Frame 1 (no input): blank canvas, image omitted
Frame 60 (the mouse pressed at the canvas centre just before this capture): blank canvas, image omitted
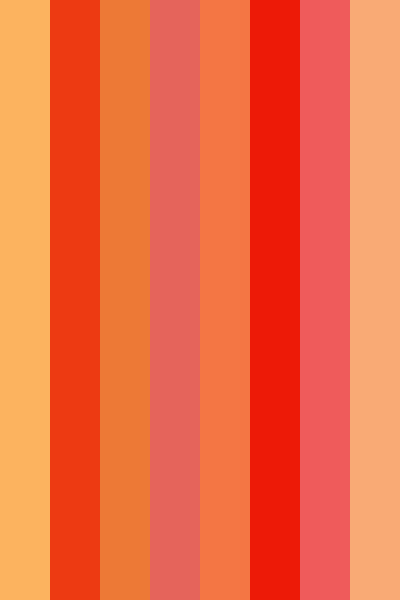
Frame 120 (the mouse held since frame 60 and released just before this capture)

The Processing sketch whose frames 1 and 60 were blank and that drew this single picture after the mouse press (run headless with seeded random() and noise(); from frame 60 on, the mouse is pressed at the canvas centre):

// Processing sketch: couleur_ECV_8_palette
// ── couleur_ECV_8_palette.pde
int num_band = 8;
int [] couleur = new int[num_band];
int start_pos = 0;

void setup() {
  size(400,600);
  colorMode(HSB,360,100,100,100);
  noStroke();
  println("setup()");
  printArray(couleur);
}

void draw() {
  start_pos = 0;
  int largeur = width / num_band;
  for(int i = 0 ; i < num_band ; i++) {
    bande_de_couleur(couleur[i],largeur);
  }
}
  
void mousePressed() {
  // take care to send value in the range of the colorMode
  palette(0,50, 50,100, 90,100);
  
}

void palette(int hue_min, int hue_max, int sat_min, int sat_max, int bri_min, int bri_max) {
  for(int i = 0 ; i < num_band ; i++) {
    int hue = (int)random(hue_min, hue_max);
    int sat = (int)random(sat_min, sat_max);
    int bri = (int)random(bri_min, bri_max);
    couleur[i] = color(hue,sat,bri);
    println("couleur", i, couleur[i]);
    println("hue", hue);
    println("saturation", sat);
    println("brightness", bri);
  }
}

void bande_de_couleur(int couleur, int largeur) {
  fill(couleur);
  rect(start_pos, 0, largeur, height);
  start_pos = start_pos + largeur;
}
